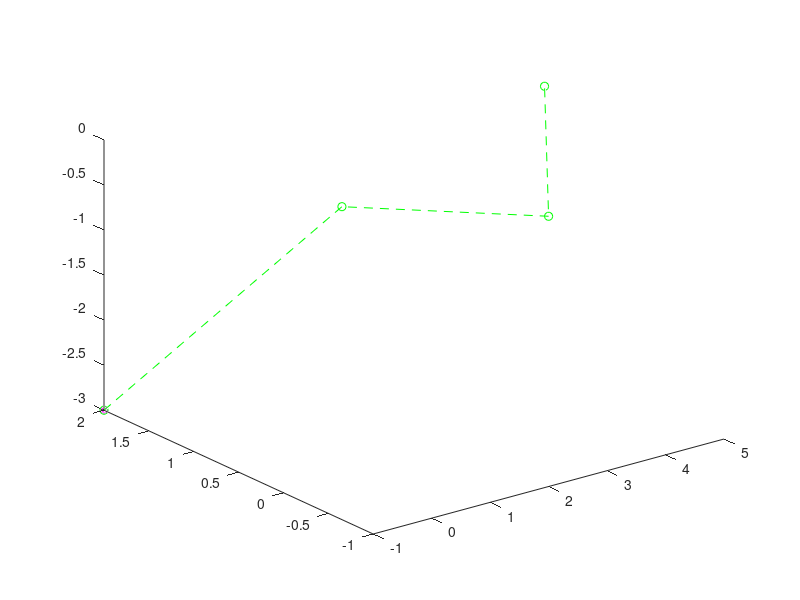
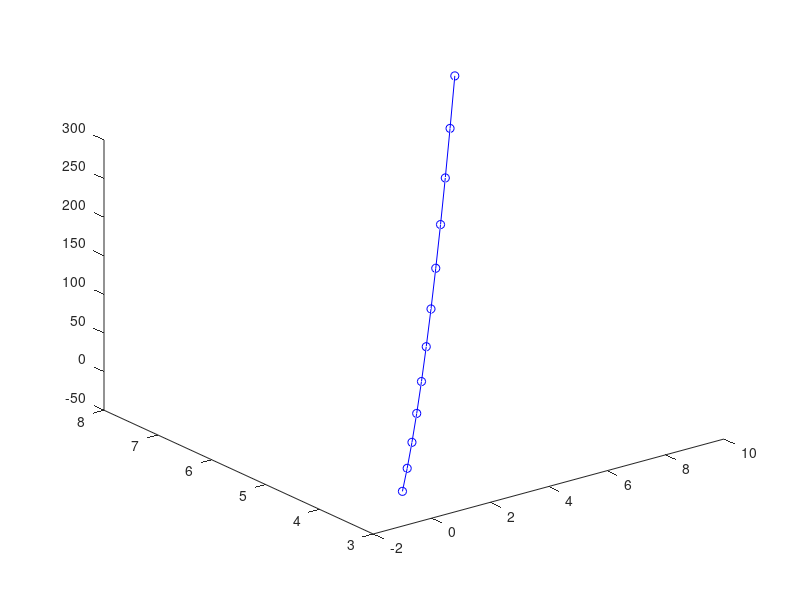

Here is the MATLAB script that generated these plots, in order: (Note: this script raises an error after producing the figures.)
% Práctica 4: Funciones de varias variables
%% Gráficas 3D
clear 
clc
close all
% Puntos
plot3(-1,2,-3,'m*')
hold on
plot3([-1 0 2 5],[2 0 -1 1],[-3 0 0 0],'og--')
xx=[-1:10];
yy=linspace(3,8,12);
zz=xx.^2+2.*xx.*yy;
figure
plot3(xx,yy,zz,'ob-')
% Función
syms x y
f(x,y)=x*exp(-x^2-y^2);
close all
subplot(2,2,1)
fsurf(f,[-3 3 -2 2],'EdgeColor','none')
subplot(2,2,2)
fsurf(f,[-3 3 -2 2],'ShowContours','on')
colormap("cool")
subplot(2,2,3)
fmesh(f,[-3 3 -2 2])
subplot(2,2,4)
fcontour(f,[-3 3 -2 2])
%% Estudio de funciones
clear 
clc
close all
%
syms x y
f(x,y)=x^2+y^2+x*y^2;
fsurf(f,[- 3 3 -2 2])
% Gradiente
fx=diff(f,x);
fy=diff(f,y);
grad=[fx fy];
% Ceros del gradiente
sol=solve(grad);
xs=double(sol.x);
ys=double(sol.y);
% --> punto críticos: (0,0) (-1,sqrt(2)) (-1,-sqrt(2))
% Hessiana
fxx=diff(f,x,2); % 2 siempre positiva
fyy=diff(f,y,2);
fxy=diff(fx,y);
H=[fxx fxy; fxy fyy];
D=det(H);
D_val=D(xs,ys)
% (0,0) D>0,fxx>0 ---> minimo local
% (-1,sqrt(2)) D<0, fxx>0 ---> punto de silla
% (-1,-sqrt(2)) igual que el de antes, punto de silla
hold on
plot3(xs,ys,f(xs,ys),'m*')















